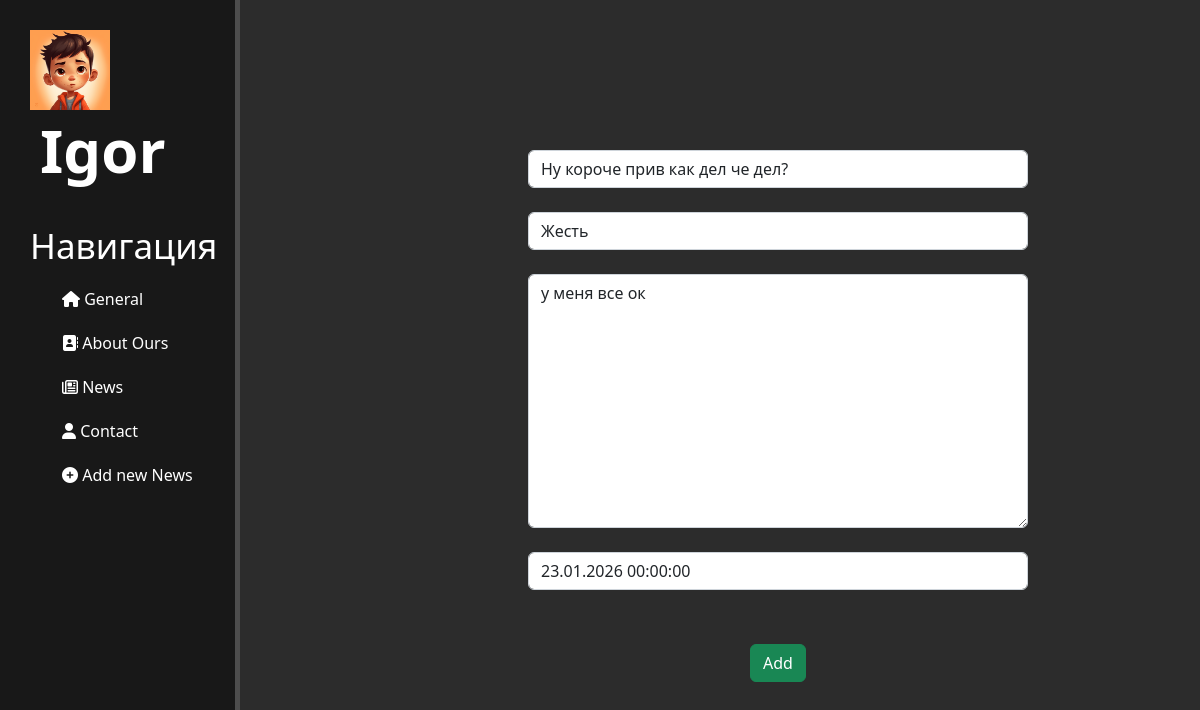
The page /news/5/update on the database as committed earlier.
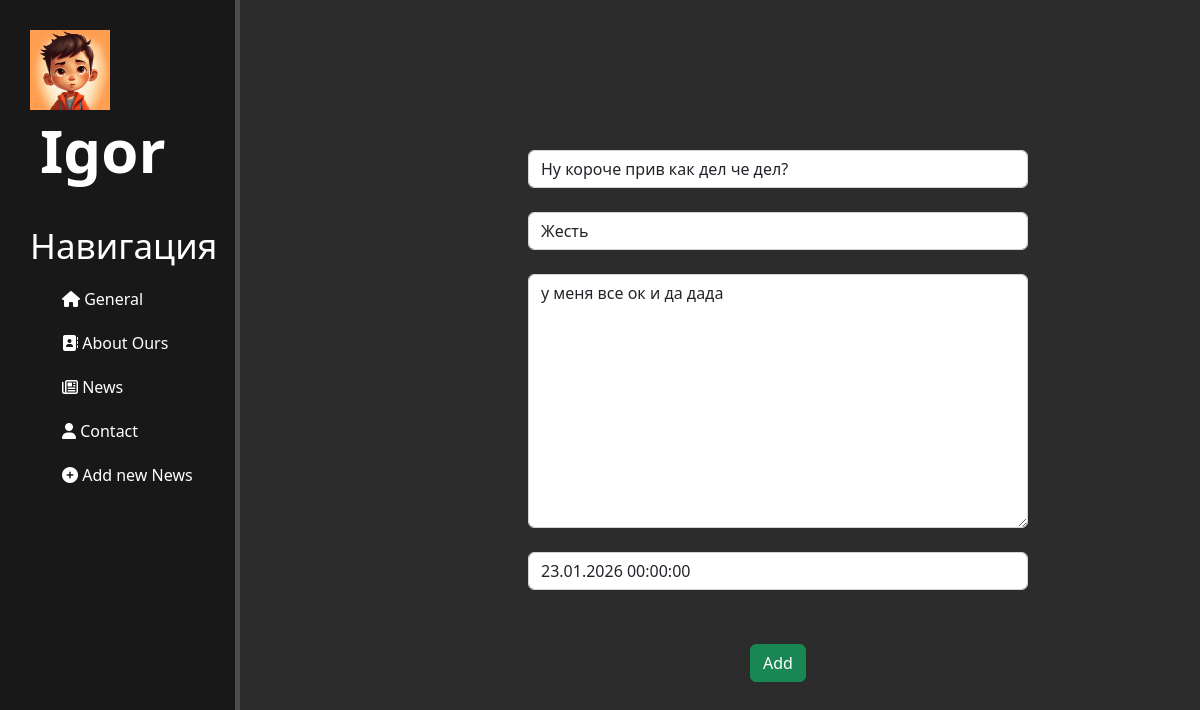
The same page on the database as committed later.
### news/models.py (models this page shows, shortened)
class Article(models.Model):
    title = models.CharField("title", max_length=50, default="")
    anons = models.CharField("anons", max_length=250, default="")
    full_text = models.TextField("Article")
    date = models.DateTimeField("Date Published")
    class Meta:
        verbose_name = "New"
        verbose_name_plural = "News"

### news/views.py (the view)
# urls.py: path("<int:pk>/update", views.NewsUpdateView.as_view(), name="news_update"),
class NewsUpdateView(UpdateView):
    model = Article
    template_name= "news/create.html"
    form_class = ArticleForm

### news/forms.py
class ArticleForm(ModelForm):
    class Meta:
        model = Article
        fields = ['title',"anons","full_text","date"]
        widgets = {
            "title": TextInput(attrs={
                "class":"form-control",
                "placeholder":"Name News"
            }),
            "anons": TextInput(attrs={
                "class":"form-control",
                "placeholder":"Anons News"
            }),
            "full_text": Textarea(attrs={
                "class":"form-control",
                "placeholder":"Text News"
            }),
            "date": DateTimeInput(attrs={
                "class":"form-control",
                "placeholder":"Date News"
            })
        }

### news/templates/news/create.html (shortened to what this page needs)
{% extends "main/layout.html" %}
{% block content %}
<div class="features">
    <form method="post">
        {{form.title}}<br>
        {{form.anons}}<br>
        {{form.full_text}}<br>
        {{form.date}}<br>
        <button class="btn btn-success" type="submit">Add</button>
    </form>
</div>
{% endblock %}

Rows that differ between the two databases and show on the page:
changed Article "Ну короче прив как дел че дел?": full_text "у меня все ок" → "у меня все ок и да дада"
